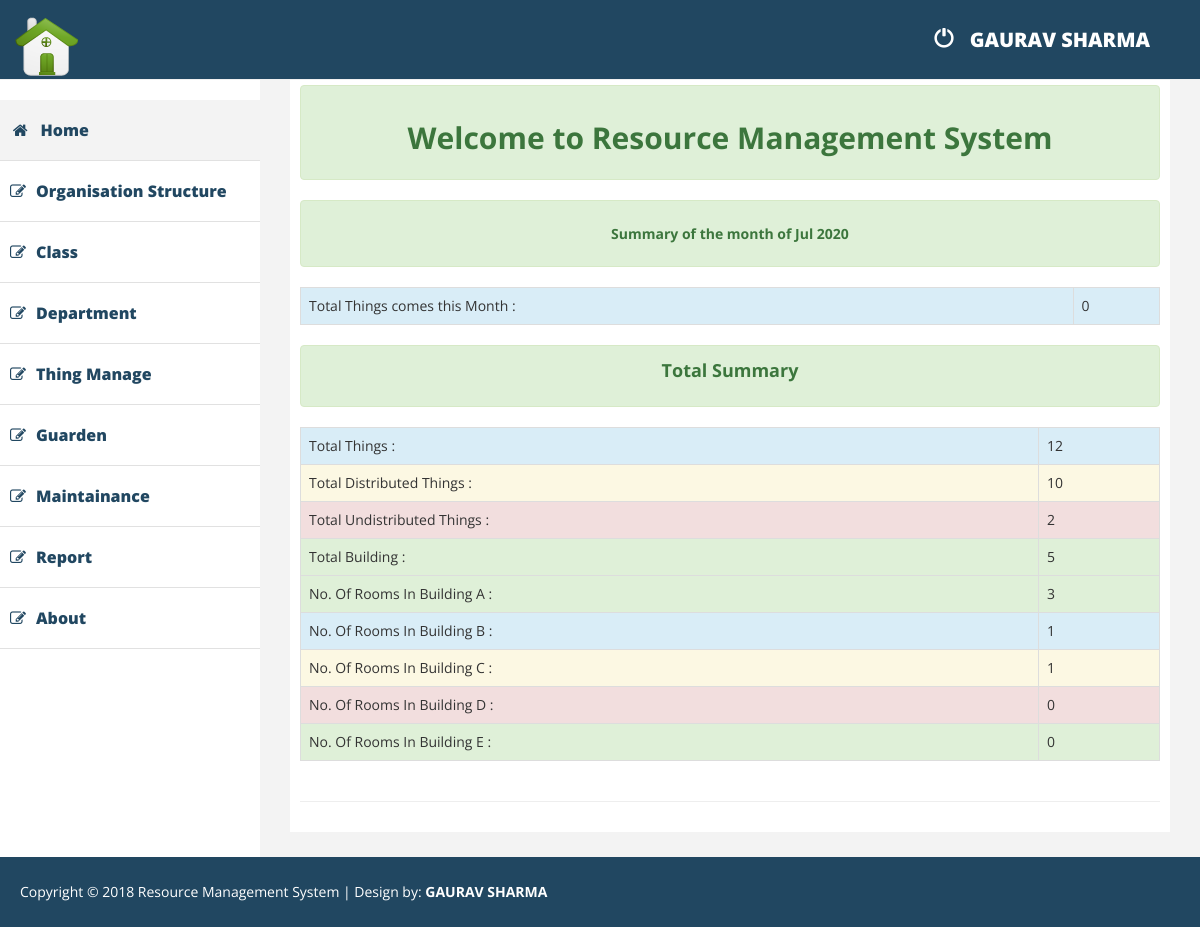
Page /1_Organisation/home.php (signed in) on the committed database.
### tables this page shows
CREATE TABLE `building` (
  `idbuilding` tinyint(3) unsigned NOT NULL AUTO_INCREMENT,
  `name` varchar(45) NOT NULL,
  `r_status` tinyint(4) NOT NULL DEFAULT '1',
  PRIMARY KEY (`idbuilding`)
);

### 1_Organisation/home.php (called while the page is built)
<?php
require_once 'top_nav.php';
require_once 'side_nav.php';
require_once 'content.php';
require_once 'footer.php';
?>

### config/ClassConnectDB.php (called while the page is built, shortened)
<?php
class ConnectDatabase
{
	var $DB_CONNECTION;
	public function __construct()
	{
		$this->DB_CONNECTION = new mysqli(DB_HOST, DB_HOST_USERNAME, DB_HOST_PASSWORD, DB_DATABASE);
		$this->DB_CONNECTION->set_charset('utf8');
	}
	public function query($sql)
	{
		return $this->DB_CONNECTION->query($sql);
	}
}
$DB_CONN = new ConnectDatabase();
?>

### 1_Organisation/classes/BuildingDataClass.php (called while the page is built, shortened)
<?php
require_once root . 'config/ClassConnectDB.php';
class BuildingData
{
	private function __construct($obj)
	{
		$this->ID	 = $obj->idbuilding;
		$this->NAME = $obj->name;
	}
	public static function getAllBuildingData()
	{
		GLOBAL $DB_CONN;
		$sql = "SELECT * FROM building";
		$result = $DB_CONN->query($sql);
		$array_BuildingData = array();
		while($obj = $result->fetch_object())
		{
			$array_BuildingData[] = new BuildingData($obj);
		}
		return $array_BuildingData;
	}
}
?>

### 1_Organisation/classes/HomePageDataClass.php (called while the page is built, shortened)
<?php
require_once root . '1_Organisation/classes/BuildingDataClass.php';
require_once root . '1_Organisation/classes/ThingDataClass.php';
require_once root . '1_Organisation/classes/ThingsInRoomDataClass.php';
require_once root . '1_Organisation/classes/ThingsInBuildingDataClass.php';
class HomePageData
{
	public function __construct()
	{
		$this->BuildingData_object_array			= BuildingData::getAllBuildingData();
		$this->TotalThings 							= ThingData::getThingDataCount()->noOfThings;
		$this->TotalDistributedThingsInBuilding 	= (int)(ThingsInBuildingData::ThingsInBuildingDataCount()->noOfThings);
		$this->TotalDistributedThingsInRoom 		= (int)(ThingsInRoomData::ThingsInRoomDataCount()->noOfThings);
		$this->TotalDistributedThing 				= $this->TotalDistributedThingsInBuilding + $this->TotalDistributedThingsInBuilding;
		$this->TotalUndistributedThing 				= $this->TotalThings - $this->TotalDistributedThing;
		$this->ThingsThisMonth 						= (int)(ThingData::getThingDataCountOfCurrentMonth(date('m'),date('Y'))->noOfThings);
	}
	public static function getHomePageData()
	{
		return new HomePageData();
	}
}
?>

### 1_Organisation/classes/ThingDataClass.php (called while the page is built, shortened)
<?php
require_once root . 'config/ClassConnectDB.php';
class ThingData
{
	public static function getThingDataCount()
	{
		GLOBAL $DB_CONN;
		$sql = "SELECT COUNT(idthings) AS noOfThings FROM things";
		$result = $DB_CONN->query($sql);
		return $result->fetch_object();
	}
	public static function getThingDataCountOfCurrentMonth($month,$year)
	{
		GLOBAL $DB_CONN;
		$sql = "SELECT  COUNT(idthings) AS noOfThings FROM things where MONTH(date)=$month AND YEAR(date) = $year";
		$result = $DB_CONN->query($sql);
		return $result->fetch_object();
	}
}
?>

### 1_Organisation/classes/ThingsInBuildingDataClass.php (called while the page is built, shortened)
<?php
require_once root . '1_Organisation/classes/ThingDataClass.php';
require_once root . '1_Organisation/classes/BuildingDataClass.php';
class ThingsInBuildingData
{
	public static function ThingsInBuildingDataCount()
	{
		GLOBAL $DB_CONN;
		$sql = "SELECT COUNT(Things_idthings) AS noOfThings FROM b_distribution";
		$result = $DB_CONN->query($sql);
		return $result->fetch_object();
	}
}
?>

### 1_Organisation/classes/ThingsInRoomDataClass.php (called while the page is built, shortened)
<?php
require_once root . '1_Organisation/classes/RoomDataClass.php';
require_once root . '1_Organisation/classes/ThingDataClass.php';
class ThingsInRoomData
{
	public static function ThingsInRoomDataCount()
	{
		GLOBAL $DB_CONN;
		$sql = "SELECT COUNT(Things_idthings) AS noOfThings FROM r_distribution";
		$result = $DB_CONN->query($sql);
		return $result->fetch_object();
	}
}
?>

### 1_Organisation/classes/RoomDataClass.php (called while the page is built, shortened)
<?php
require_once root . 'config/ClassConnectDB.php';
require_once root . '1_Organisation/classes/BuildingDataClass.php';
class RoomData
{
	public static function getRoomCountByBuildingId($idbuilding)
	{
		GLOBAL $DB_CONN;
		$sql = "select count(idrooms) AS noOfRooms from rooms where Building_idbuilding=$idbuilding";
		$result = $DB_CONN->query($sql);
		if($row = $result->fetch_object())
		{
			return $row;
		}
		return null;
	}
}
?>

### 1_Organisation/content.php (the view, shortened to what this page needs)
<?php
require_once root . '1_Organisation/classes/HomePageDataClass.php';
$HomePageData_object = HomePageData::getHomePageData();
?>
<div id="page-wrapper" >
    <div id="page-inner">
        <div class="row">
            <div class="col-md-12">
            	<div class="alert alert-success text-center">
				 	<h2><strong>Welcome to Resource Management System</strong></h2>
				</div>
            	 <div class="alert alert-success text-center">
				 	<h5><strong>Summary of the month of <?php echo date('M Y'); ?></strong></h5>
				</div>
				<div>
					<table class='table table-striped table-bordered table-hover'>
						<tr class='info'>
							<td>Total Things comes this Month : </td>
							<td><?php echo trim($HomePageData_object->ThingsThisMonth); ?></td>
						</tr>
					</table>
				</div>
				<div class="alert alert-success text-center">
				 	<h4><strong>Total Summary</strong></h4>
				</div>
				<div>
					<table class='table table-striped table-bordered table-hover'>
						<tr class='info'>
							<td>Total Things : </td>
							<td> <?php echo $HomePageData_object->TotalThings; ?></td>
						</tr>
						<tr class='warning'>
							<td>Total Distributed Things : </td>
							<td><?php echo $HomePageData_object->TotalDistributedThing; ?></td>
						</tr>
						<tr class='danger'>
							<td>Total Undistributed Things : </td>
							<td><?php echo $HomePageData_object->TotalUndistributedThing; ?></td>
						</tr>
						<tr class='success'>
							<td>Total Building : </td>
							<td> <?php echo sizeof($HomePageData_object->BuildingData_object_array); ?></td>
						</tr>
						<?php
							$row_class = array("success", "info", "warning", "danger");
							$rcl = count($row_class);
							$rci=0;
							foreach ($HomePageData_object->BuildingData_object_array as $BuildingData_object)
							{
								if($rcl==$rci)$rci=0;
								$noOfRooms_inBuilding = RoomData::getRoomCountByBuildingId($BuildingData_object->ID)->noOfRooms;
						?>
								<tr class='<?php echo $row_class[$rci++]; ?>'>
									<td>No. Of Rooms In <?php echo $BuildingData_object->NAME; ?> : </td>
									<td> <?php echo $noOfRooms_inBuilding; ?></td>
								</tr>
						<?php
							}
						?>
					</table>
				</div>
            </div>
        </div>
        <hr />
    </div>
</div>
</div>

### assets/css/custom.css (style rules this page uses)
body { font-family: 'Open Sans', sans-serif; line-height:30px; height:100%; }
#page-wrapper { padding: 15px 15px; min-height: 100%; background:#F3F3F3; }
#page-inner { width:100%; margin:10px 20px 10px 0px; background-color:#fff!important; padding:10px; min-height:100%; }
@media (min-width:768px) { #page-wrapper { margin: 0 0 0 260px; padding: 15px 30px; min-height: 100%; } }

### rows in the picture
building: name "Building A", noOfRooms_inBuilding "3"
building: name "Building B", noOfRooms_inBuilding "1"
building: name "Building C", noOfRooms_inBuilding "1"
building: name "Building D", noOfRooms_inBuilding "0"
building: name "Building E", noOfRooms_inBuilding "0"

### other values in the picture
$session->getValue('username') "GAURAV SHARMA"
$HomePageData_object->ThingsThisMonth "0"
$HomePageData_object->TotalThings "12"
$HomePageData_object->TotalDistributedThing "10"
$HomePageData_object->TotalUndistributedThing "2"
sizeof($HomePageData_object->BuildingData_object_array) "5"
